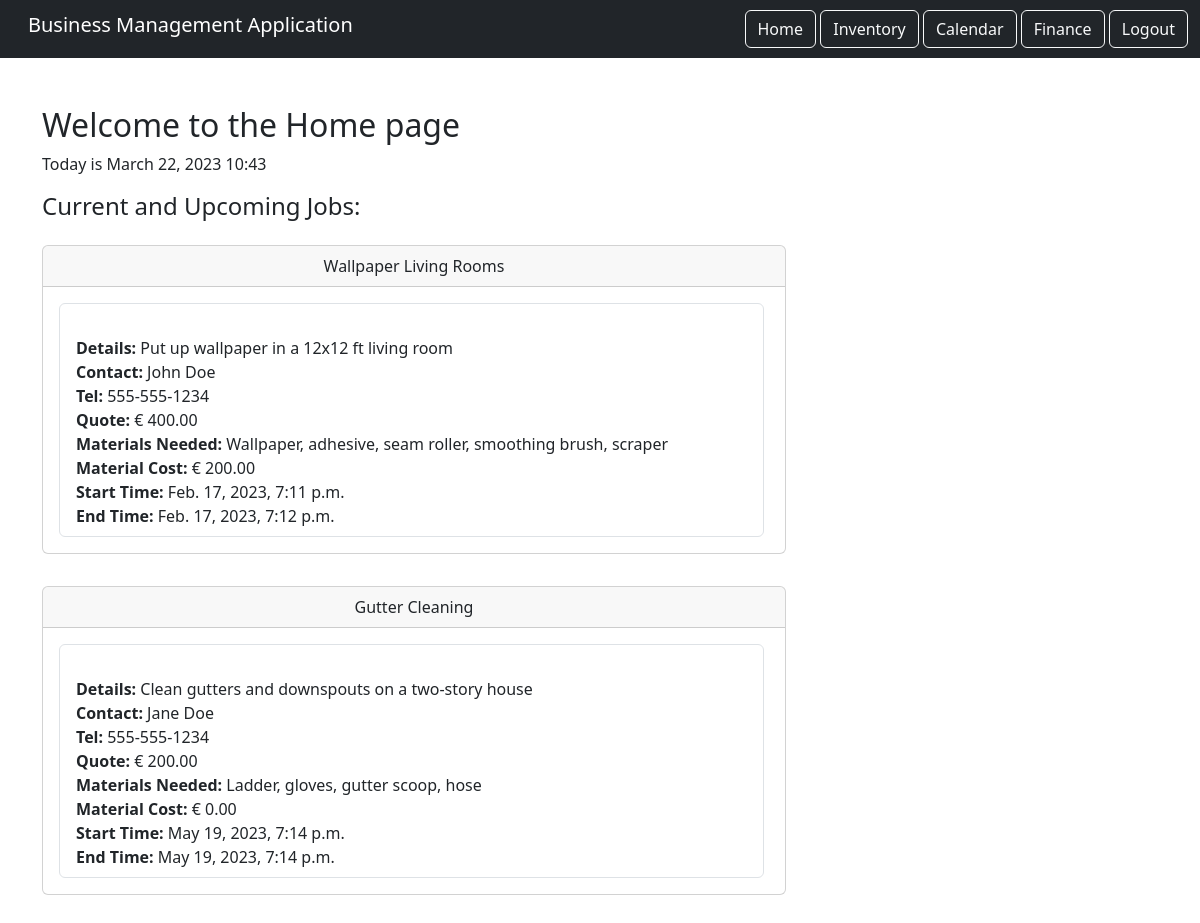
The app's page / (signed in) with its own data.
### calendar_component/models.py (models this page shows, shortened)
class Booking(models.Model):
    title = models.CharField(max_length=200)
    details = models.TextField()
    contact = models.CharField(max_length=200)
    phone_number = models.CharField(max_length=15)
    quote = models.DecimalField(max_digits=10, decimal_places=2)
    materials_needed = models.TextField()
    materials_cost = models.DecimalField(max_digits=10, decimal_places=2)
    start_time = models.DateTimeField()
    end_time = models.DateTimeField()
    completed = models.BooleanField(default=False)
    user = models.ForeignKey(User, on_delete=models.CASCADE, related_name='bookings')

### home/views.py (the view)
# urls.py: path('', views.HomePage.as_view(), name="home"),
class HomePage(LoginRequiredMixin, TemplateView):
    template_name = 'home.html'
    login_url = '/login'
    def get_context_data(self, **kwargs):
        context = super().get_context_data(**kwargs)
        context['now'] = timezone.now()
        user_events = Booking.objects.filter(completed=False, user=self.request.user)
        context['events'] = user_events[:2]
        return context

### home/templates/home.html (shortened to what this page needs)
{% extends 'base.html' %}
{% load static %}
{% block content %}
    <div class="row">
        <div class="col">
            <div class="home-holder">
                <h1 class="fs-2">Welcome to the Home page</h1>
            </div>
        </div>
    </div>
    <p>Today is {{ now|date:'F d, Y H:i' }}</p>
    <div class="flex-start">
        <h4>Current and Upcoming Jobs:</h4>
    </div>
    <div>
        {% for event in events %}
            <div class="col-md-8 py-3">
                <div class="card">
                    <div class="card-header text-center">
                        {{ event.title }}
                    </div>
                    <div class="card-body">
                        <ul class="list-group">
                            <li class="list-group-item">
                                <br> <span class="text-left"><strong> Details: </strong> {{ event.details }}</span>
                                <br> <span class="text-left"><strong> Contact: </strong> {{ event.contact }}</span>
                                <br> <span class="text-left"><strong> Tel: </strong> {{ event.phone_number }}</span>
                                <br> <span class="text-left"><strong> Quote: </strong> &euro; {{ event.quote }}</span>
                                <br> <span class="text-left"><strong> Materials Needed: </strong> {{ event.materials_needed }}</span>
                                <br> <span class="text-left"><strong> Material Cost: </strong> &euro; {{ event.materials_cost }} </span>
                                <br> <span class="text-left"><strong> Start Time: </strong> {{ event.start_time }}</span>
                                <br> <span class="text-left"><strong> End Time: </strong> {{ event.end_time }}</span>
                        </ul>
                    </div>
                </div>
            </div>
        {% endfor %}
    </div>
{% endblock content %}

### static/css/style.css (style rules this page uses)
ul { height: 100%; padding: 0px 5px 0px 20px; }

### records on screen
Booking: title "Wallpaper Living Rooms", details "Put up wallpaper in a 12x12 ft living room", contact "John Doe", phone_number "555-555-1234", quote "400.00", materials_needed "Wallpaper, adhesive, seam roller, smoothing brush, scraper", materials_cost "200.00", start_time "Feb. 17, 2023, 7:11 p.m.", end_time "Feb. 17, 2023, 7:12 p.m."
Booking: title "Gutter Cleaning", details "Clean gutters and downspouts on a two-story house", contact "Jane Doe", phone_number "555-555-1234", quote "200.00", materials_needed "Ladder, gloves, gutter scoop, hose", materials_cost "0.00", start_time "May 19, 2023, 7:14 p.m.", end_time "May 19, 2023, 7:14 p.m."

### other values on screen
{{ now|date:'F d, Y H:i' }} "March 22, 2023 10:43"
